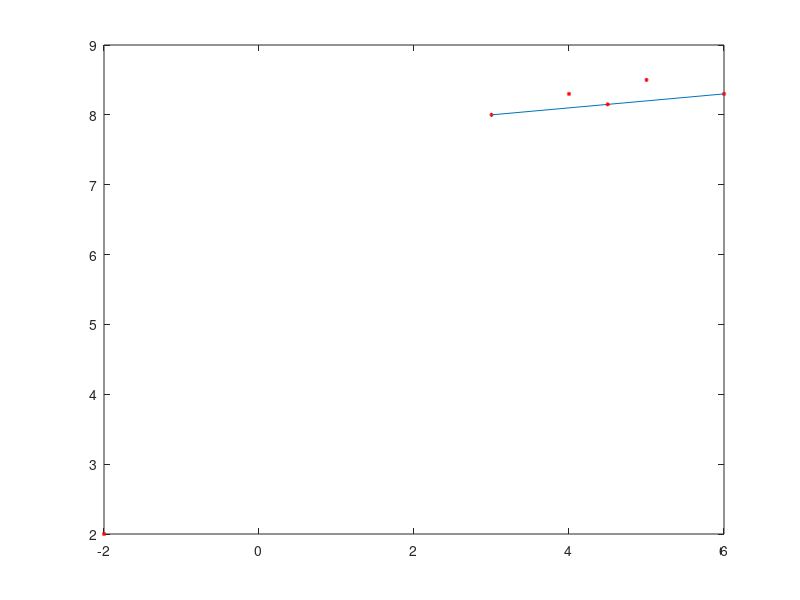

MATLAB code for this plot: (Note: this script raises an error after producing the figure.)
 %%%%%%%%% Path Generation Four Precision Point Problem without Prescribed Timing %%%%%%%%%%
% Fixed line A0B0
a0x=-2;%a0x=input('Enter x coordinate of A0 point=');
a0y=2;%a0y=input('Enter y coordinate of A0 point=');

% Different Position
p1x=3;%p1x=input('Enter x coordinate of P1 point=');
p1y=8;%p1y=input('Enter y coordinate of P1 point=');

p2x=4;%p2x=input('Enter x coordinate of P2 point=');
p2y=8.3;%p2y=input('Enter y coordinate of P2 point=');

p3x=5;%p3x=input('Enter x coordinate of P3 point=');
p3y=8.5;%p3y=input('Enter y coordinate of P3 point=');

p4x=6;%p3x=input('Enter x coordinate of P3 point=');
p4y=8.3;%p3y=input('Enter y coordinate of P3 point=');

plot(p1x,p1y,'r*','MarkerSize',3);
hold on
plot(p2x,p2y,'r*','MarkerSize',3);
hold on
plot(p3x,p3y,'r*','MarkerSize',3);
hold on
plot(p4x,p4y,'r*','MarkerSize',3);
hold on
plot(a0x,a0y,'r*','MarkerSize',3);
hold on

% Finding perpendicular bisector of P1P4
line([p1x p4x],[p1y p4y]);
hold on
p1p4xCenter=(p1x+p4x)/2;
p1p4yCenter=(p1y+p4y)/2;
plot(p1p4xCenter, p1p4yCenter, 'r*', 'MarkerSize', 3);
hold on
mp1p4=(p1y-p4y)/(p1x-p4x);
mp1p4_ortho=-(1/mp1p4);
y_ortho1=mp1p4_ortho*(x-p1p4xCenter)+p1p4yCenter;%perndicular bisector line of point p1 and p4
y_ortho2=tan(0)*(x-a0x)+a0y;% line from A0 for getting point B0
dx=0.1;
x=-20:dx:20;
plot(x,y_ortho1);
hold on
plot(x,y_ortho2);
hold on
% Finding B0 point
eqns_function=@(var)[var(1)-(mp1p4_ortho)*(var(2)-p1p4xCenter)-p1p4yCenter;
                     var(1)-(tan(0))*(var(2)-a0x)-a0y];
initials=[0;0];
solns=fsolve(eqns_function,initials,...
             optimoptions('fsolve','Display','off'))       
b0y=solns(1);
b0x=solns(2);
plot(b0x,b0y,'r*','MarkerSize',3);
hold on
% Plotting Fixed Link A0B0
A0B0x=[a0x b0x];
A0B0y=[a0y b0y];
plot(A0B0x,A0B0y,'c','LineWidth',2);
hold on


% Locus of P1 and Locus of P4
line([p1x b0x],[p1y b0y]);
line([p4x b0x],[p4y b0y]);
shi1=atan((p1y-b0y)/(p1x-b0x));
shi2=atan((p4y-b0y)/(p4x-b0x));
shi=pi+shi1-shi2;
disp(shi);
disp(shi*180/pi);

p4locus=tan(pi-(shi/2))*(x-b0x)+b0y;
plot(x,p4locus,'--');
hold on
p1locus=tan(pi+(shi/2))*(x-b0x)+b0y;
plot(x,p1locus,'--');
hold on

% Finding A1 point
a1line=tan(-pi/3)*(x-a0x)+a0y;
plot(x,a1line,'--');
hold on
eqns_function=@(var)[var(1)-(tan(pi+(shi/2)))*(var(2)-b0x)-b0y;
                     var(1)-(tan(-pi/3))*(var(2)-a0x)-a0y];
initials=[0;0];
solns=fsolve(eqns_function,initials,...
             optimoptions('fsolve','Display','off'))       
a1y=solns(1);
a1x=solns(2);
plot(a1x,a1y,'r*','MarkerSize',3);
hold on

% Finding A4 point
a4line=tan(pi/3)*(x-a0x)+a0y;
plot(x,a4line,'--');
hold on
eqns_function=@(var)[var(1)-(tan(pi-(shi/2)))*(var(2)-b0x)-b0y;
                     var(1)-(tan(pi/3))*(var(2)-a0x)-a0y];
initials=[0;0];
solns=fsolve(eqns_function,initials,...
             optimoptions('fsolve','Display','off'))       
a4y=solns(1);
a4x=solns(2);
plot(a4x,a4y,'r*','MarkerSize',3);
hold on

% Crank A0A1 and A0A4 plotting and Crank Circle plotting
CrankLength=((a0x-a1x)^2+(a0y-a1y)^2)^0.5;
alpha=0:pi/1000:2*pi;
a0xc=CrankLength*cos(alpha)+a0x;
a0yc=CrankLength*sin(alpha)+a0y;
plot(a0xc,a0yc,'--');
hold on
line([a0x a1x],[a0y a1y],'Color','red','LineWidth',2);
hold on

% Connecting A1P1
APLength=((a1x-p1x)^2+(a1y-p1y)^2)^0.5;
A1P1x=[a1x,p1x];
A1P1y=[a1y,p1y];
plot(A1P1x,A1P1y,'r','LineWidth',2);
hold on

% Connecting A2P2 and A0A2
C1=[p2x,p2y];
C2=[a0x,a0y];
R1=APLength;
R2=CrankLength;
F=@(x) ([(x(1)-C1(1))^2+(x(2)-C1(2))^2-R1^2; ...
         (x(1)-C2(1))^2+(x(2)-C2(2))^2-R2^2]);
opt=optimoptions(@fsolve);
opt.Algorithm='levenberg-marquardt';
opt.Display='off';
x=fsolve(F,[C1(1),C1(1)+R1],opt);
fprintf('First intersection point for A2P2 line: (%f,%f)\n',x(1),x(2));
a2x=x(1);
a2y=x(2);
plot(a2x,a2y,'r*','MarkerSize',3);
x=fsolve(F,[C1(1),C1(1)-R1],opt);
fprintf('Second intersection point for A2P2 line: (%f,%f)\n',x(1),x(2));
a2x=x(1);
a2y=x(2);
plot(x(1),x(2),'r*','MarkerSize',3);
hold on

A0A2x=[a0x,a2x];
A0A2y=[a0y,a2y];
plot(A0A2x,A0A2y,'y','LineWidth',2);
hold on
A2P2x=[a2x,p2x];
A2P2y=[a2y,p2y];
plot(A2P2x,A2P2y,'y','LineWidth',2);
hold on

% Connecting A3P3 and A3A0
C1=[p3x,p3y];
C2=[a0x,a0y];
R1=APLength;
R2=CrankLength;
F=@(x) ([(x(1)-C1(1))^2+(x(2)-C1(2))^2-R1^2; ...
         (x(1)-C2(1))^2+(x(2)-C2(2))^2-R2^2]);
opt=optimoptions(@fsolve);
opt.Algorithm='levenberg-marquardt';
opt.Display='off';
x=fsolve(F,[C1(1),C1(1)+R1],opt);
fprintf('First intersection point for A3P3 line: (%f,%f)\n',x(1),x(2));
x=fsolve(F,[C1(1),C1(1)-R1],opt);
fprintf('Second intersection point for A3P3 line: (%f,%f)\n',x(1),x(2));
a3x=x(1);
a3y=x(2);
plot(x(1),x(2),'r*','MarkerSize',3);
hold on

A0A3x=[a0x,a3x];
A0A3y=[a0y,a3y];
plot(A0A3x,A0A3y,'m','LineWidth',2);
hold on
A3P3x=[a3x,p3x];
A3P3y=[a3y,p3y];
plot(A3P3x,A3P3y,'m','LineWidth',2);
hold on

% Connecting A0A4 and A4P4
A0A4x=[a0x,a4x];
A0A4y=[a0y,a4y];
plot(A0A4x,A0A4y,'g','LineWidth',2);
hold on
A4P4x=[a4x,p4x];
A4P4y=[a4y,p4y];
plot(A4P4x,A4P4y,'g','LineWidth',2);
hold on

% For finding B02 point by intersection method
P2B0Length=((p2x-b0x)^2+(p2y-b0y)^2)^0.5;   % P2A2B0 similar triangle with P1A1B02
A2B0Length=((a2x-b0x)^2+(a2y-b0y)^2)^0.5;
R1=P2B0Length;
R2=A2B0Length;
C1=[p1x,p1y];
C2=[a1x,a1y];
F=@(x) ([(x(1)-C1(1))^2+(x(2)-C1(2))^2-R1^2; ...
         (x(1)-C2(1))^2+(x(2)-C2(2))^2-R2^2]);
opt=optimoptions(@fsolve);
opt.Algorithm='levenberg-marquardt';
opt.Display='off';
x=fsolve(F,[C1(1),C1(1)+R1],opt);
fprintf('First intersection point for B02 point: (%f,%f)\n',x(1),x(2));
x=fsolve(F,[C1(1),C1(1)-R1],opt);
fprintf('Second intersection point for B02 line: (%f,%f)\n',x(1),x(2));
b02x=x(1);
b02y=x(2);
disp(b02x);
plot(b02x,b02y,'r*','MarkerSize',3);
hold on

% Finding B03 pint by intersection method
P3B0Length=((p3x-b0x)^2+(p3y-b0y)^2)^0.5;
A3B0Length=((a3x-b0x)^2+(a3y-b0y)^2)^0.5;
R1=P3B0Length;
R2=A3B0Length;
C1=[p1x,p1y];
C2=[a1x,a1y];
F=@(x) ([(x(1)-C1(1))^2+(x(2)-C1(2))^2-R1^2; ...
         (x(1)-C2(1))^2+(x(2)-C2(2))^2-R2^2]);
opt=optimoptions(@fsolve);
opt.Algorithm='levenberg-marquardt';
opt.Display='off';
x=fsolve(F,[C1(1),C1(1)+R1],opt);
fprintf('First intersection point for B03 point: (%f,%f)\n',x(1),x(2));
x=fsolve(F,[C1(1),C1(1)-R1],opt);
fprintf('Second intersection point for B03 line: (%f,%f)\n',x(1),x(2));
b03x=x(1);
b03y=x(2);
disp(b03x);
plot(b03x,b03y,'r*','MarkerSize',3);
hold on

% Connecting B0B02 and B02B03 line 
B0B02x=[b0x,b02x];
B0B02y=[b0y,b02y];
plot(B0B02x,B0B02y,'--');
hold on
B02B03x=[b02x,b03x];
B02B03y=[b02y,b03y];
plot(B02B03x,B02B03y,'--');
hold on

% Lets find the B1 point by using perpendicular bisector method
b0b02xCenter=(b0x+b02x)/2;
b0b02yCenter=(b0y+b02y)/2;
plot(b0b02xCenter,b0b02yCenter, 'r*', 'MarkerSize', 3);
hold on

b02b03xCenter=(b02x+b03x)/2;
b02b03yCenter=(b02y+b03y)/2;
plot(b02b03xCenter,b02b03yCenter, 'r*', 'MarkerSize', 3);
hold on

mb0b02=(b0y-b02y)/(b0x-b02x);
disp(mb0b02);
mb0b02_ortho=-(1/mb0b02);
disp(mb0b02_ortho);
x=-20:0.1:20;
y_ortho3=mb0b02_ortho*(x-b0b02xCenter)+b0b02yCenter;
plot(x,y_ortho3);
hold on

mb02b03=(b02y-b03y)/(b02x-b03x);
disp(mb02b03);
mb02b03_ortho=-(1/mb02b03);
disp(mb02b03_ortho);
x=-20:0.1:20;
y_ortho4=mb02b03_ortho*(x-b02b03xCenter)+b02b03yCenter;
plot(x,y_ortho4);
hold on

eqns_function=@(var)[var(1)-(mb0b02_ortho)*(var(2)-b0b02xCenter)-b0b02yCenter;
                     var(1)-(mb02b03_ortho)*(var(2)-b02b03xCenter)-b02b03yCenter];
initials=[0;0];
solns=fsolve(eqns_function,initials,...
             optimoptions('fsolve','Display','off'))       
b1y=solns(1);
b1x=solns(2);
plot(b1x,b1y,'r*','MarkerSize',3);
hold on

% Connecting Follower Link
B0B1x=[b0x,b1x];
B0B1y=[b0y,b1y];
plot(B0B1x,B0B1y,'r','LineWidth',2);
hold on

% Connecting Ternary Coupler Link
A1B1x=[a1x,b1x];
A1B1y=[a1y,b1y];
plot(A1B1x,A1B1y,'r','LineWidth',2);
hold on
P1B1x=[p1x,b1x];
P1B1y=[p1y,b1y];
plot(P1B1x,P1B1y,'r','LineWidth',2);
hold on

% Circle for follower link
FollowerLength=((b0x-b1x)^2+(b0y-b1y)^2)^0.5;
alpha=0:pi/1000:2*pi;
b0xc=FollowerLength*cos(alpha)+b0x;
b0yc=FollowerLength*sin(alpha)+b0y;
plot(b0xc,b0yc,'--');
hold on

% Connecting P2B2 and A2B2
P1B1Length=((p1x-b1x)^2+(p1y-b1y)^2)^0.5;
C1=[p2x,p2y];
C2=[b0x,b0y];
R1=P1B1Length;
R2=FollowerLength;
F=@(x) ([(x(1)-C1(1))^2+(x(2)-C1(2))^2-R1^2; ...
         (x(1)-C2(1))^2+(x(2)-C2(2))^2-R2^2]);
opt=optimoptions(@fsolve);
opt.Algorithm='levenberg-marquardt';
opt.Display='off';
x=fsolve(F,[C1(1),C1(1)+R1],opt);
fprintf('First intersection point for P2B2 line: (%f,%f)\n',x(1),x(2));
b2x=x(1);
b2y=x(2);
plot(b2x,b2y,'r*','MarkerSize',3);
hold on
x=fsolve(F,[C1(1),C1(1)-R1],opt);
fprintf('Second intersection point for P2B2 line: (%f,%f)\n',x(1),x(2));

B0B2x=[b0x,b2x];
B0B2y=[b0y,b2y];
plot(B0B2x,B0B2y,'y','LineWidth',2);
hold on
A2B2x=[a2x,b2x];
A2B2y=[a2y,b2y];
plot(A2B2x,A2B2y,'y','LineWidth',2);
hold on
P2B2x=[p2x,b2x];
P2B2y=[p2y,b2y];
plot(P2B2x,P2B2y,'y','LineWidth',2);
hold on

% Connecting P3B3 and A3B3
C1=[p3x,p3y];
C2=[b0x,b0y];
R1=P1B1Length;
R2=FollowerLength;
F=@(x) ([(x(1)-C1(1))^2+(x(2)-C1(2))^2-R1^2; ...
         (x(1)-C2(1))^2+(x(2)-C2(2))^2-R2^2]);
opt=optimoptions(@fsolve);
opt.Algorithm='levenberg-marquardt';
opt.Display='off';
x=fsolve(F,[C1(1),C1(1)+R1],opt);
fprintf('First intersection point for P2B2 line: (%f,%f)\n',x(1),x(2));
b3x=x(1);
b3y=x(2);
plot(b3x,b3y,'r*','MarkerSize',3);
hold on
x=fsolve(F,[C1(1),C1(1)-R1],opt);
fprintf('Second intersection point for P2B2 line: (%f,%f)\n',x(1),x(2));

B0B3x=[b0x,b3x];
B0B3y=[b0y,b3y];
plot(B0B3x,B0B3y,'m','LineWidth',2);
hold on
A3B3x=[a3x,b3x];
A3B3y=[a3y,b3y];
plot(A3B3x,A3B3y,'m','LineWidth',2);
hold on
P3B3x=[p3x,b3x];
P3B3y=[p3y,b3y];
plot(P3B3x,P3B3y,'m','LineWidth',2);
hold on

% Connecting P4B4 and A4B4
C1=[p4x,p4y];
C2=[b0x,b0y];
R1=P1B1Length;
R2=FollowerLength;
F=@(x) ([(x(1)-C1(1))^2+(x(2)-C1(2))^2-R1^2; ...
         (x(1)-C2(1))^2+(x(2)-C2(2))^2-R2^2]);
opt=optimoptions(@fsolve);
opt.Algorithm='levenberg-marquardt';
opt.Display='off';
x=fsolve(F,[C1(1),C1(1)+R1],opt);
fprintf('First intersection point for P2B2 line: (%f,%f)\n',x(1),x(2));
b4x=x(1);
b4y=x(2);
plot(b4x,b4y,'r*','MarkerSize',3);
hold on
x=fsolve(F,[C1(1),C1(1)-R1],opt);
fprintf('Second intersection point for P2B2 line: (%f,%f)\n',x(1),x(2));

B0B4x=[b0x,b4x];
B0B4y=[b0y,b4y];
plot(B0B4x,B0B4y,'g','LineWidth',2);
hold on
A4B4x=[a4x,b4x];
A4B4y=[a4y,b4y];
plot(A4B4x,A4B4y,'g','LineWidth',2);
hold on
P4B4x=[p4x,b4x];
P4B4y=[p4y,b4y];
plot(P4B4x,P4B4y,'g','LineWidth',2);
hold on

A0A1Length=((a0x-a1x)^2+(a0y-a1y)^2)^0.5;
A1P1Length=((a1x-p1x)^2+(a1y-p1y)^2)^0.5;
P1B1Length=((p1x-b1x)^2+(p1y-b1y)^2)^0.5;
A1B1Length=((a1x-b1x)^2+(a1y-b1y)^2)^0.5;
B1B0Length=((b1x-b0x)^2+(b1y-b0y)^2)^0.5;
fprintf('A0A1=%f\t\tA1P1=%f\t\tP1B1=%f\t\tA1B1=%f\t\tB1B0=%f\n',A0A1Length,A1P1Length,P1B1Length,A1B1Length,B1B0Length);

A0A2Length=((a0x-a2x)^2+(a0y-a2y)^2)^0.5;
A2P2Length=((a2x-p2x)^2+(a2y-p2y)^2)^0.5;
P2B2Length=((p2x-b2x)^2+(p2y-b2y)^2)^0.5;
A2B2Length=((a2x-b2x)^2+(a2y-b2y)^2)^0.5;
B2B0Length=((b2x-b0x)^2+(b2y-b0y)^2)^0.5;
fprintf('A0A2=%f\t\tA2P2=%f\t\tP2B2=%f\t\tA2B2=%f\t\tB2B0=%f\n',A0A2Length,A2P2Length,P2B2Length,A2B2Length,B2B0Length);

A0A3Length=((a0x-a3x)^2+(a0y-a3y)^2)^0.5;
A3P3Length=((a3x-p3x)^2+(a3y-p3y)^2)^0.5;
P3B3Length=((p3x-b3x)^2+(p3y-b3y)^2)^0.5;
A3B3Length=((a3x-b3x)^2+(a3y-b3y)^2)^0.5;
B3B0Length=((b3x-b0x)^2+(b3y-b0y)^2)^0.5;
fprintf('A0A3=%f\t\tA3P3=%f\t\tP3B3=%f\t\tA3B3=%f\t\tB3B0=%f\n',A0A3Length,A3P3Length,P3B3Length,A3B3Length,B3B0Length);

A0A4Length=((a0x-a4x)^2+(a0y-a4y)^2)^0.5;
A4P4Length=((a4x-p4x)^2+(a4y-p4y)^2)^0.5;
P4B4Length=((p4x-b4x)^2+(p4y-b4y)^2)^0.5;
A4B4Length=((a4x-b4x)^2+(a4y-b4y)^2)^0.5;
B4B0Length=((b4x-b0x)^2+(b4y-b0y)^2)^0.5;
fprintf('A0A4=%f\t\tA4P4=%f\t\tP4B4=%f\t\tA4B4=%f\t\tB4B0=%f\n',A0A4Length,A4P4Length,P4B4Length,A4B4Length,B4B0Length);
disp(b0x);
disp(b0y);
disp(a1x);
disp(a1y);
disp(b1x);
disp(b1y);

d=b0x-a0x;
a=CrankLength;
b=A1B1Length;
c=FollowerLength;
A0=[a0x a0y];
B0=[b0x b0y];
k=0.5;
for t=1:500
    theta2=k*(t/10);
    A1=A0+a*[cos(theta2) sin(theta2)];
    k1=d/a;
    k2=d/c;
    k3=(a*a-b*b+c*c+d*d)/(2*a*c);
    k4=d/b;
    k5=(c*c-d*d-a*a-b*b)/(2*a*b);
    A=cos(theta2)-k1-k2*cos(theta2)+k3;
    B=-2*sin(theta2);
    C=k1-(k2+1)*cos(theta2)+k3;
    D=cos(theta2)-k1+k4*cos(theta2)+k5;
    E=-2*sin(theta2);
    F=k1+(k4-1)*cos(theta2)+k5;
    theta3=2*atan(real((-E-(E*E-4*D*F)^0.5)/2*D));
    theta4=2*atan(real((-B-(B*B-4*A*C)^0.5)/2*A));
    B1=B0+c*[cos(theta4) sin(theta4)];  
    
    % Getting P1
    C1=[A1(1),A1(2)];
    C2=[B1(1),B1(2)];
    R1=A1P1Length;
    R2=P1B1Length;
    F=@(x) ([(x(1)-C1(1))^2+(x(2)-C1(2))^2-R1^2; ...
           (x(1)-C2(1))^2+(x(2)-C2(2))^2-R2^2]);
    opt=optimoptions(@fsolve);
    opt.Algorithm='levenberg-marquardt';
    opt.Display='off';
    x=fsolve(F,[C1(1),C1(1)+R1],opt);
    fprintf('First intersection point for P2B2 line: (%f,%f)\n',x(1),x(2));
    P1(1)=x(1);
    P1(2)=x(2);
    plot(b3x,b3y,'r*','MarkerSize',3);
    hold on
    x=fsolve(F,[C1(1),C1(1)-R1],opt);
    fprintf('Second intersection point for P2B2 line: (%f,%f)\n',x(1),x(2));
    P1=[P1(1) P1(2)];
    
    crank=line([A0(1) A1(1)],[A0(2) A1(2)]);
    coupler=line([A1(1) B1(1)],[A1(2) B1(2)]);
    follower=line([B0(1) B1(1)],[B0(2) B1(2)]);
    coupler2=line([A1(1) P1(1)],[A1(2) P1(2)]);
    coupler3=line([B1(1) P1(1)],[B1(2) P1(2)]);
    
    A1_traj=viscircles([a0x a0y],a,'LineStyle','--');
    A0_circ=viscircles(A0,0.1);
    A1_circ=viscircles(A1,0.1);
    B1_traj=viscircles([b0x b0y],c,'LineStyle','--');
    B1_circ=viscircles(B1,0.1);
    B0_circ=viscircles(B0,0.1);
    P1_circ=viscircles(P1,0.1);
    
    pause(0.001);
    delete(crank);
    delete(coupler);
    delete(follower);
    delete(coupler2);
    delete(coupler3);
    delete(A0_circ);
    delete(A1_circ);
    delete(B1_circ);
    delete(B0_circ);
    delete(P1_circ);
    
    %Check length
    cranklength=((A0(1)-A1(1))^2+(A0(2)-A1(2))^2)^0.5;
    couplerlength=((B1(1)-A1(1))^2+(B1(2)-A1(2))^2)^0.5;
    followerlength=((B0(1)-B1(1))^2+(B0(2)-B1(2))^2)^0.5;
    coupler2length=((P1(1)-A1(1))^2+(P1(2)-A1(2))^2)^0.5;
    coupler3length=((B1(1)-P1(1))^2+(B1(2)-P1(2))^2)^0.5;
    
    disp(cranklength);
    disp(couplerlength);
    disp(followerlength);
    disp(coupler2length);
    disp(coupler3length);
end




axis([-10 10 -10 10])
axis('equal')


